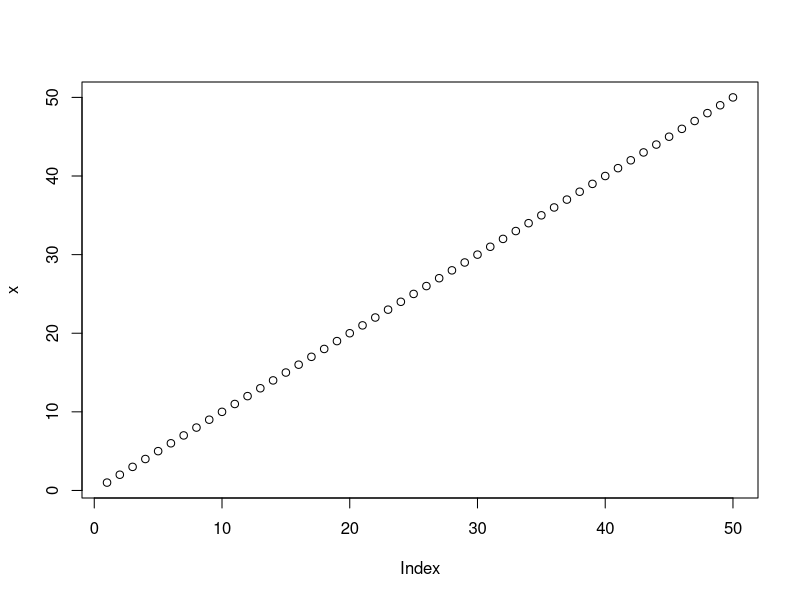
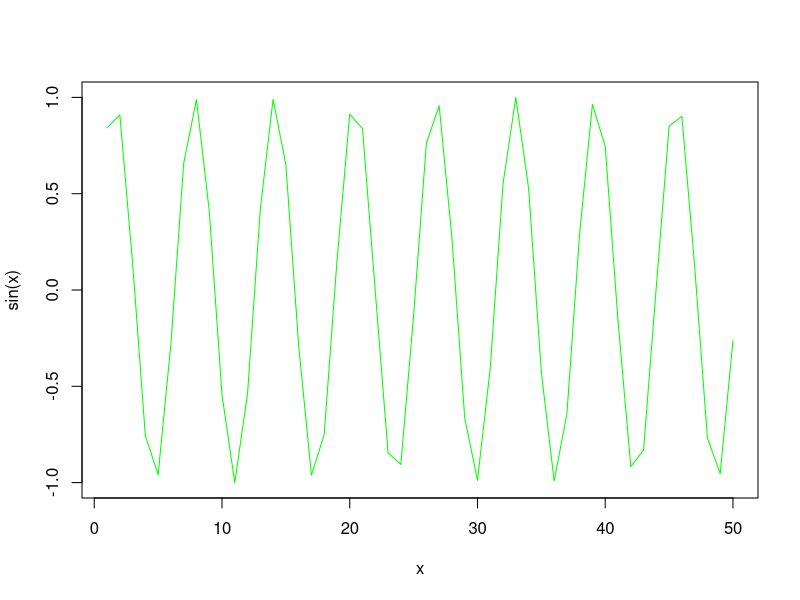
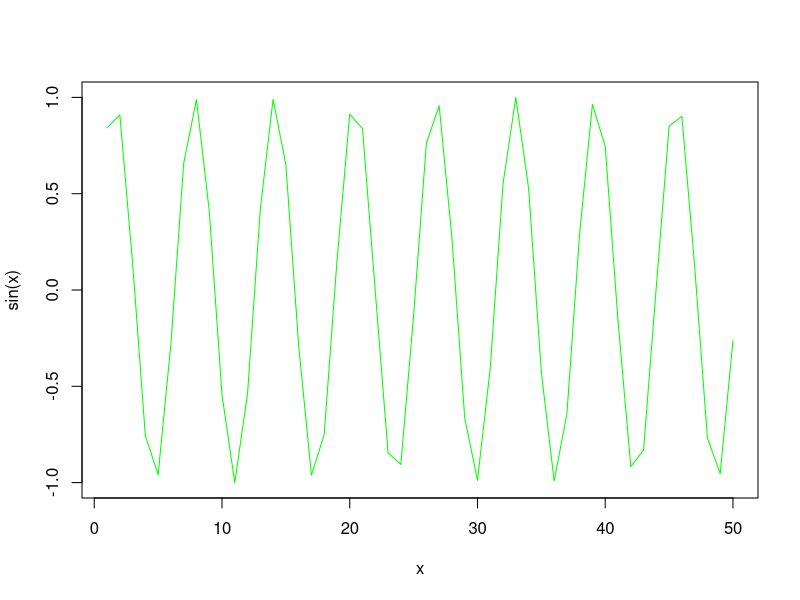

The R source for these figures, in order:
#class4 script
x <- 1:50
plot(x)

plot(x, sin(x), typ='l', col='green')
plot(x=x, y=sin(x), typ='l', col='green')

log(10) #this will do default base 
log(10, base=10)
log(10, 10)
